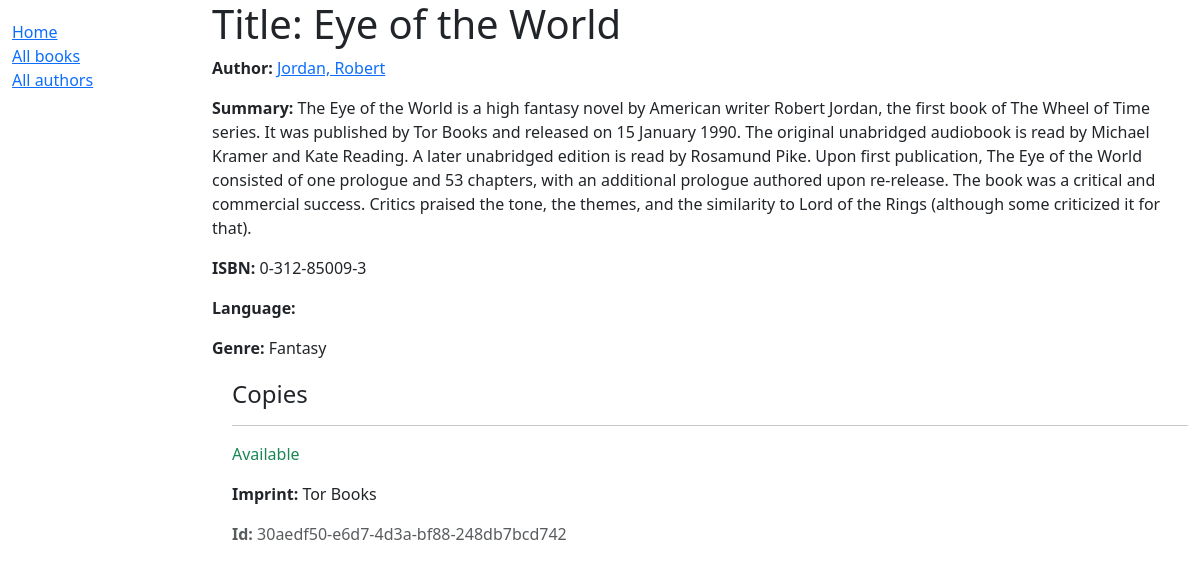
/catalog/book/1, run on the app's committed database.
### catalog/models.py (models this page shows, shortened)
class Book(models.Model):
    title = models.CharField(max_length=200)
    author = models.ForeignKey('Author', on_delete=models.RESTRICT, null=True)
    summary = models.TextField(
        max_length=1000, help_text="Enter a brief description of the book")
    isbn = models.CharField('ISBN', max_length=13,
                            unique=True,
                            help_text='13 Character <a href="https://www.isbn-international.org/content/what-isbn'
                                      '">ISBN number</a>')
    genre = models.ManyToManyField(
        Genre, help_text="Select a genre for this book")
    def display_genre(self):
        """Create a string for the Genre. This is required to display genre in Admin."""
        return ', '.join(genre.name for genre in self.genre.all()[:3])
    display_genre.short_description = 'Genre'

class Author(models.Model):
    first_name = models.CharField(max_length=100)
    last_name = models.CharField(max_length=100)
    date_of_birth = models.DateField(null=True, blank=True)
    date_of_death = models.DateField('Died', null=True, blank=True)
    class Meta:
        ordering = ['last_name', 'first_name']
    def __str__(self):
        return f'{self.last_name}, {self.first_name}'

class Genre(models.Model):
    name = models.CharField(
        max_length=200,
        unique=True,
        help_text="Enter a book genre (e.g. Science Fiction, French Poetry etc.)"
    )
    def __str__(self):
        return self.name
    class Meta:
        constraints = [
            UniqueConstraint(
                Lower('name'),
                name='genre_name_case_insensitive_unique',
                violation_error_message = "Genre already exists (case insensitive match)"
            ),
        ]

class BookInstance(models.Model):
    id = models.UUIDField(primary_key=True, default=uuid.uuid4,
                          help_text="Unique ID for this particular book across whole library")
    book = models.ForeignKey('Book', on_delete=models.RESTRICT, null=True)
    imprint = models.CharField(max_length=200)
    due_back = models.DateField(null=True, blank=True)
    LOAN_STATUS = (
        ('m', 'Maintenance'),
        ('o', 'On loan'),
        ('a', 'Available'),
        ('r', 'Reserved'),
    )
    status = models.CharField(
        max_length=1,
        choices=LOAN_STATUS,
        blank=True,
        default='m',
        help_text='Book availability',
    )
    class Meta:
        ordering = ['due_back']

### catalog/views.py (the view)
# urls.py: path('book/<int:pk>', views.BookDetailView.as_view(), name='book-detail'),
class BookDetailView(generic.DetailView):
    model = Book

### catalog/templates/catalog/book_detail.html (shortened to what this page needs)
{% extends "base_generic.html" %}
{% block content %}
  <h1>Title: {{ book.title }}</h1>
  <p><strong>Author:</strong> <a href="">{{ book.author }}</a></p>
  <p><strong>Summary:</strong> {{ book.summary }}</p>
  <p><strong>ISBN:</strong> {{ book.isbn }}</p>
  <p><strong>Language:</strong> {{ book.language }}</p>
  <p><strong>Genre:</strong> {{ book.genre.all|join:", " }}</p>
  <div style="margin-left:20px;margin-top:20px">
    <h4>Copies</h4>
    {% for copy in book.bookinstance_set.all %}
      <hr />
      <p
        class="{% if copy.status == 'a' %}text-success{% elif copy.status == 'm' %}text-danger{% else %}text-warning{% endif %}">
        {{ copy.get_status_display }}
      </p>
      <p><strong>Imprint:</strong> {{ copy.imprint }}</p>
      <p class="text-muted"><strong>Id:</strong> {{ copy.id }}</p>
    {% endfor %}
  </div>
{% endblock %}

### catalog/templates/base_generic.html (shortened to what this page needs)
<!DOCTYPE html>
<html lang="en">
  <head>
    <link href="https://cdn.jsdelivr.net/npm/bootstrap@5.3.3/dist/css/bootstrap.min.css"
      rel="stylesheet"
>
    {% load static %}
    <link rel="stylesheet" href="{% static 'css/styles.css' %}" />
  </head>
  <body>
    <div class="container-fluid">
      <div class="row">
        <div class="col-sm-2">
          {% block sidebar %}
            <ul class="sidebar-nav">
                <li><a href="{% url 'index' %}">Home</a></li>
                <li><a href="{% url 'books' %}">All books</a></li>
                <li><a href="">All authors</a></li>
            </ul>
          {% endblock %}
        </div>
        <div class="col-sm-10 ">{% block content %}{% endblock %}
        </div>
      </div>
    </div>
  </body>
</html>

### data on the page
Book: author "Jordan, Robert", summary "The Eye of the World is a high fantasy novel by American writer Robert Jordan, the first book of The Wheel of Time series. It was published by Tor Books and released on 15 January 1990. The original unabridged audiobook is read by Michael Kramer and Kate Reading. A later unabridged edition is read by Rosamund Pike. Upon first publication, The Eye of the World consisted of one prologue and 53 chapters, with an additional prologue authored upon re-release. The book was a critical and commercial success. Critics praised the tone, the themes, and the similarity to Lord of the Rings (although some criticized it for that).", isbn "0-312-85009-3", genre.all "Fantasy"
BookInstance: status "Available", imprint "Tor Books", id "30aedf50-e6d7-4d3a-bf88-248db7bcd742"
